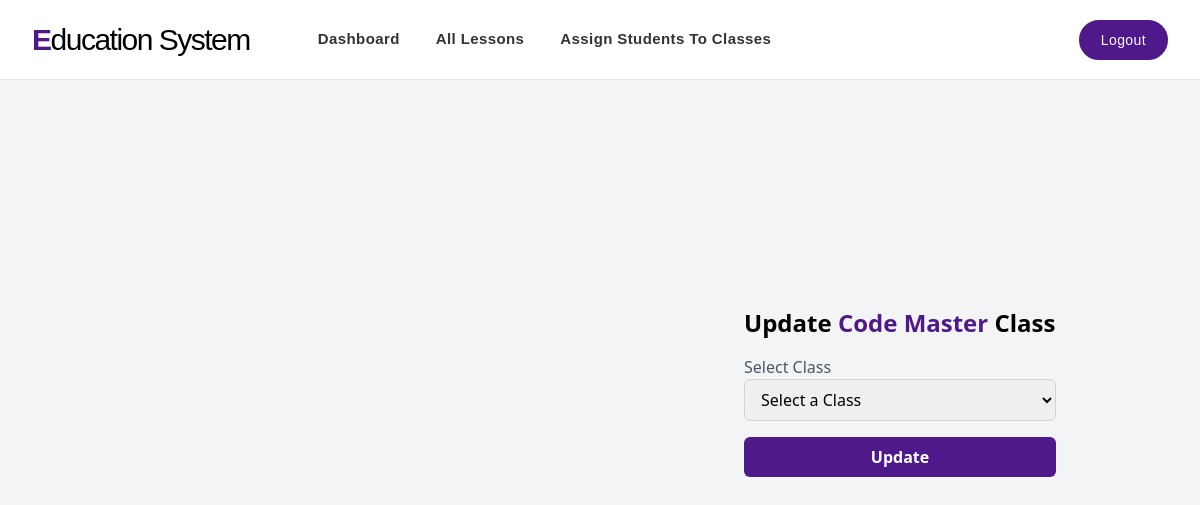
/teacher/update_assigned_student/2 (signed in), run on an earlier commit of the app's database.
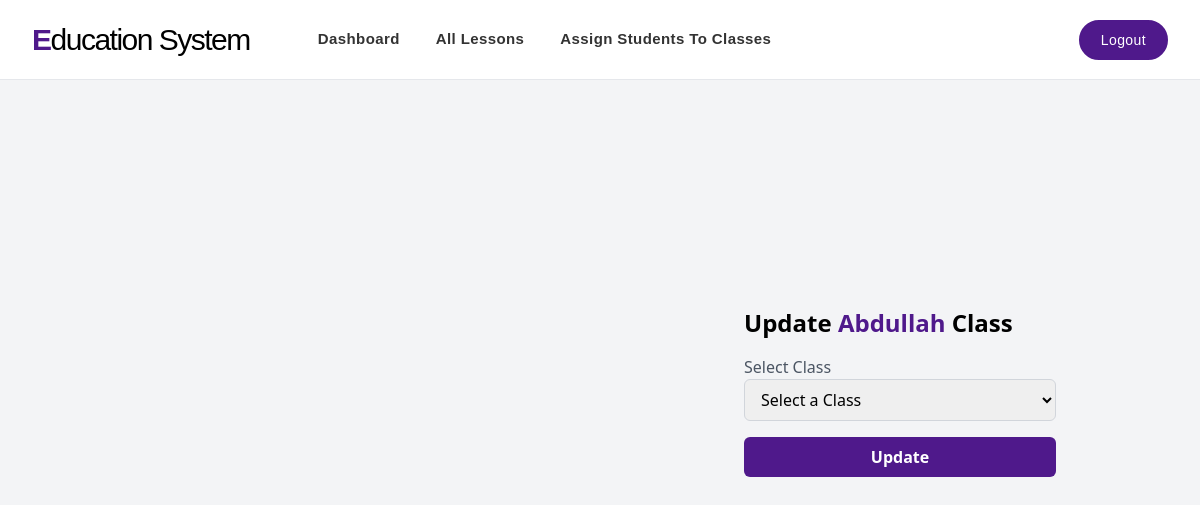
And on a later commit of the database.
### user_accounts/models.py (models this page shows, shortened)
class CustomUser(AbstractUser):
    username                 = None
    name                     = models.CharField(max_length=255)
    email                    = models.EmailField(max_length=255, unique=True)
    ROLE_CHOICES = [
        ('admin', 'Admin'),
        ('teacher', 'Teacher'),
        ('student', 'Student')
    ]
    role                     = models.CharField(max_length=10, choices=ROLE_CHOICES)
    class_id                 = models.ForeignKey(
        'teacher.Class',  # Using a string reference to avoid import issues
        null=True,
        blank=True,
        on_delete=models.SET_NULL
    )
    USERNAME_FIELD = 'email'
    REQUIRED_FIELDS = ['name']
    objects = MyAccountManager()

### teacher/decorators.py (the view)
        @user_passes_test(lambda u: u.is_authenticated and u.role == role, login_url='/login/')
        def _wrapped_view(request, *args, **kwargs):
            if request.user.is_authenticated and request.user.role == role:
                return view_func(request, *args, **kwargs)
            else:
                return redirect('/dashboard/')

### teacher/views.py (called while the page is built, shortened)
@role_required('teacher')
def update_assigned_student(request, student_id):
    student = get_object_or_404(CustomUser, id=student_id)
    classes = Class.objects.all()
    context = {'student': student, 'classes': classes}
    return render(request, "teacher/update_assigned_student.html", context)

### teacher/templates/teacher/update_assigned_student.html (shortened to what this page needs)
{% extends 'base.html' %}
{% block content %}
<div class="">
    <div class="bg-gray-100 flex justify-center items-center min-h-screen">
        <div class="w-1/2 min-h-screen hidden lg:block">
        </div>
        <div class="lg:p-36 md:p-52 sm:20 p-8 w-full lg:w-1/2">
            <h1 class="text-2xl font-semibold mb-4">Update <span class="text-[#4F198B]">{{student.name}}</span> Class
            </h1>
            <form method="post">
                <div class="mb-4">
                    <label for="class_id" class="block text-gray-600">Select Class</label>
                    <select id="class_id" name="class_id" required
                        class="w-full border border-gray-300 rounded-md py-2 px-3 focus:outline-none focus:border-[#4F198B]">
                        <option value="">Select a Class</option>
                    </select>
                </div>
                <button type="submit"
                    class="bg-[#4F198B] hover:opacity-90 text-white font-semibold rounded-md py-2 px-4 w-full">
                    Update
                </button>
            </form>
        </div>
    </div>
</div>
{% endblock %}

What changed in the data, as far as the page shows it:
changed CustomUser: name "Code Master" → "Abdullah"
